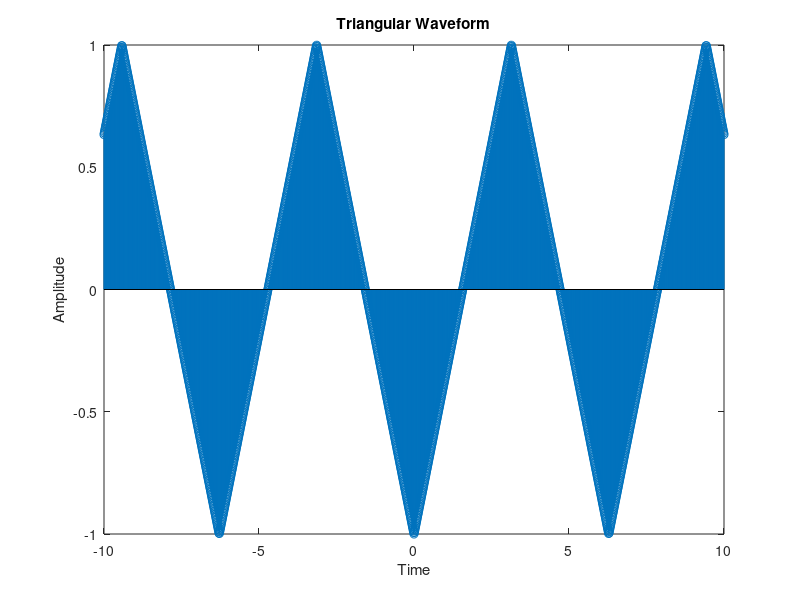

This figure's MATLAB source:
clc;
clear all;
close all;

t = -10:0.01:10;
triangular_signal = sawtooth(t, 0.5); % 0.5 is the default duty cycle for a triangular wave
stem(t, triangular_signal);
xlabel('Time');
ylabel('Amplitude');
title('Triangular Waveform');
